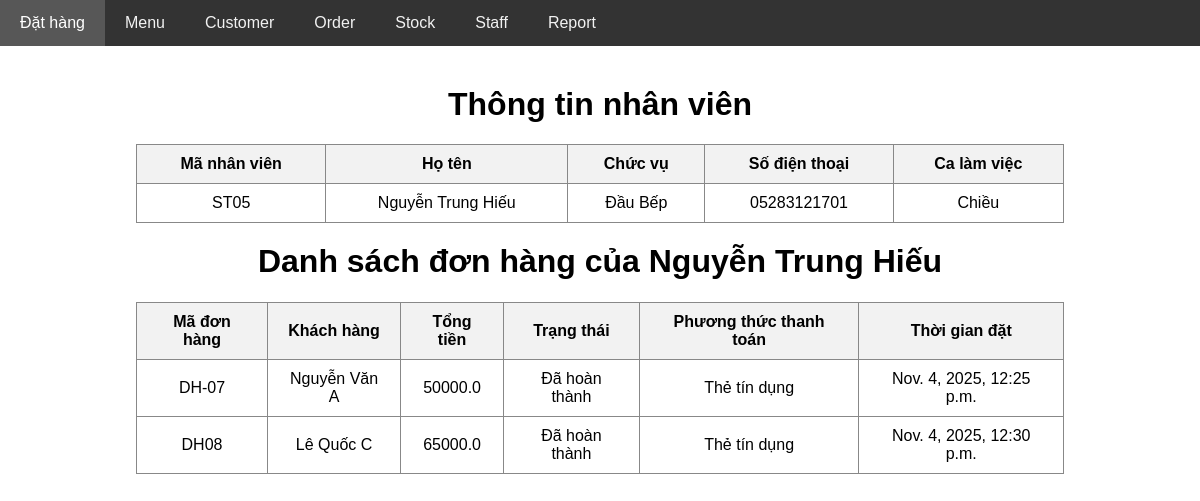
/core/staff/5, run on the app's committed database.
### core/models.py (models this page shows, shortened)
class Staff(models.Model):
    class JobChoices(models.TextChoices):
        THUNGAN = 'Thu Ngân'
        DAUBEP = 'Đầu Bếp'
        PHUCVU = 'Phục Vụ'
        QUANLY = 'Quản Lý'
    class ShiftChoices(models.TextChoices):
        MORNING = 'Sáng'
        AFTERNOON = 'Chiều'
        NIGHT = 'Tối'
        MIDNIGHT = 'Đêm'
    ma_nhan_vien = models.CharField(max_length=10, unique=True)
    ho_ten = models.CharField(max_length=100)
    chuc_vu = models.CharField(max_length=20, choices=JobChoices.choices)
    so_dien_thoai = models.CharField(max_length=15)
    ca_lam_viec = models.CharField(max_length=20, choices=ShiftChoices.choices)

class StaffAssignment(models.Model):
    staff = models.ForeignKey(Staff, on_delete=models.CASCADE, related_name='assigned_orders')
    order = models.ForeignKey(Order, on_delete=models.CASCADE, related_name='assigned_staffs')
    def __str__(self):
        return f"{self.staff.ho_ten} được phân công cho đơn {self.order.ma_don_hang}"

class Order(models.Model):
    class TypeChoices(models.TextChoices):
        PENDING = 'Đang xử lý'
        COMPLETED = 'Đã hoàn thành'
        CANCELED = 'Đã hủy'
    ma_don_hang = models.CharField(max_length=10, unique=True)
    customer = models.ForeignKey(Customer, on_delete=models.CASCADE, related_name='customer_orders')
    thoi_gian_dat = models.DateTimeField(auto_now_add=True)
    tong_tien = models.FloatField(null=True, blank=True)
    trang_thai = models.CharField(max_length=20, choices=TypeChoices.choices)
    phuong_thuc_thanh_toan = models.CharField(max_length=20, choices=PaymentChoices.choices)

class Customer(models.Model):
    class TypeChoices(models.TextChoices):
        NORMAL = 'Normal'
        VIP = 'VIP'
        ONLINE = 'Online'
    ma_khach_hang = models.CharField(max_length=10, unique=True)
    ho_ten = models.CharField(max_length=200)
    so_dien_thoai = models.CharField(max_length=15)
    dia_chi = models.CharField(max_length=200)
    hang_thanh_vien = models.CharField(max_length=20, choices=TypeChoices.choices)

### core/views.py (the view)
# urls.py: path('staff/<int:staff_id>', views.show_staff_detail, name='show_staff_detail'),
def show_staff_detail(request, staff_id):
    staff = Staff.objects.get(id=staff_id)
    staff_assigneds = staff.assigned_orders.all()
    print(staff_assigneds)
    return render(request, 'staff/show_staff_detail.html', {
        'staff': staff,
        'staff_assigneds': staff_assigneds
    })

### core/templates/staff/show_staff_detail.html (shortened to what this page needs)
{% extends 'layout.html' %}
{% block body %}
<h1>Thông tin nhân viên</h1>
<table>
    <tr>
        <th>Mã nhân viên</th>
        <th>Họ tên</th>
        <th>Chức vụ</th>
        <th>Số điện thoại</th>
        <th>Ca làm việc</th>
    </tr>
    <tr>
        <td>{{ staff.ma_nhan_vien }}</td>
        <td>{{ staff.ho_ten }}</td>
        <td>{{ staff.chuc_vu }}</td>
        <td>{{ staff.so_dien_thoai }}</td>
        <td>{{ staff.ca_lam_viec }}</td>
    </tr>
</table>
<h1>Danh sách đơn hàng của {{ staff.ho_ten }}</h1>
<table>
    <tr>
        <th>Mã đơn hàng</th>
        <th>Khách hàng</th>
        <th>Tổng tiền</th>
        <th>Trạng thái</th>
        <th>Phương thức thanh toán</th>
        <th>Thời gian đặt</th>
    </tr>
    {% for order in staff_assigneds %}
    <tr>
        <td>{{ order.order.ma_don_hang }}</td>
        <td>{{ order.order.customer.ho_ten }}</td>
        <td>{{ order.order.tong_tien }}</td>
        <td>{{ order.order.trang_thai }}</td>
        <td>{{ order.order.phuong_thuc_thanh_toan }}</td>
        <td>{{ order.order.thoi_gian_dat }}</td>
    </tr>
    {% endfor %}
</table>
{% endblock %}

### core/templates/layout.html (style rules this page uses)
body { margin: 0; font-family: Arial, sans-serif; }

### core/templates/staff/show_staff_detail.html (style rules this page uses)
h1 { text-align: center; margin-top: 20px; }
table { border-collapse: collapse; width: 80%; margin: 20px auto; text-align: center; font-size: 16px; }
th, td { padding: 10px 15px; border: 1px solid #888; }
th { background-color: #f2f2f2; }

### data on the page
Staff: ma_nhan_vien "ST05", ho_ten "Nguyễn Trung Hiếu", chuc_vu "Đầu Bếp", so_dien_thoai "05283121701", ca_lam_viec "Chiều"
StaffAssignment: order.ma_don_hang "DH-07", order.customer.ho_ten "Nguyễn Văn A", order.tong_tien "50000.0", order.trang_thai "Đã hoàn thành", order.phuong_thuc_thanh_toan "Thẻ tín dụng", order.thoi_gian_dat "Nov. 4, 2025, 12:25 p.m."
StaffAssignment: order.ma_don_hang "DH08", order.customer.ho_ten "Lê Quốc C", order.tong_tien "65000.0", order.trang_thai "Đã hoàn thành", order.phuong_thuc_thanh_toan "Thẻ tín dụng", order.thoi_gian_dat "Nov. 4, 2025, 12:30 p.m."
